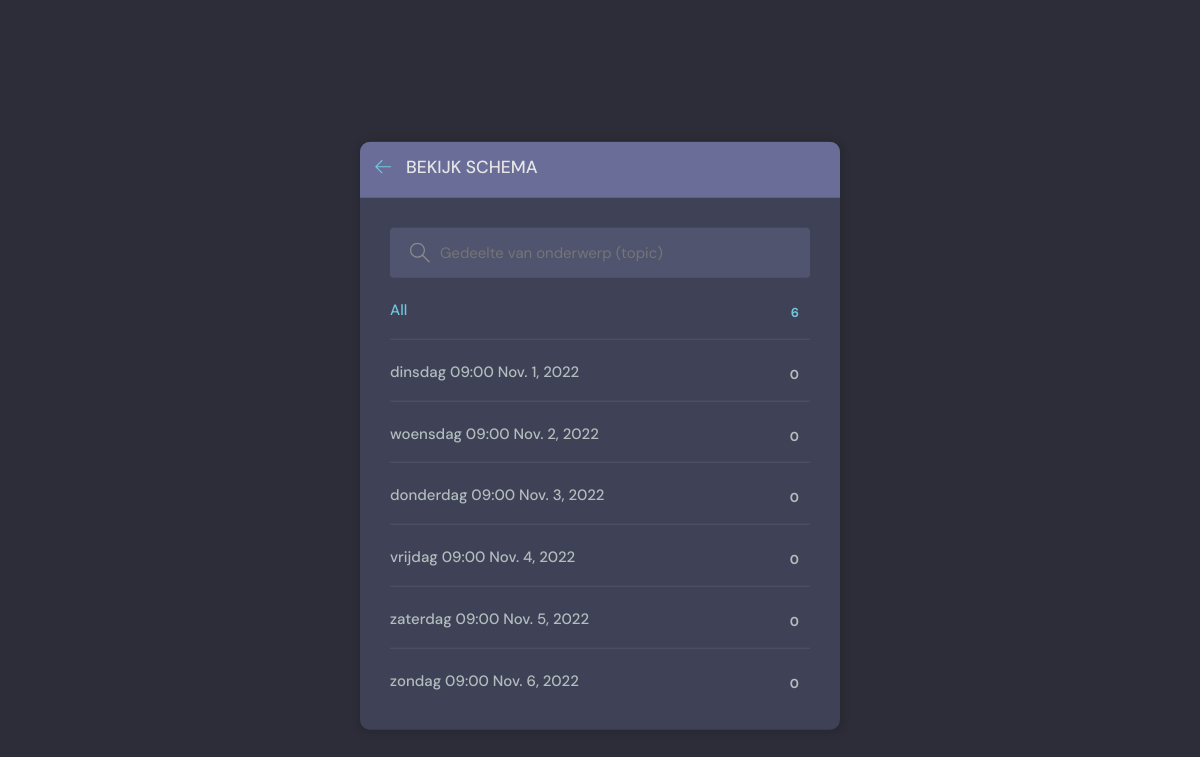
/flexevents/, run on an earlier commit of the app's database.
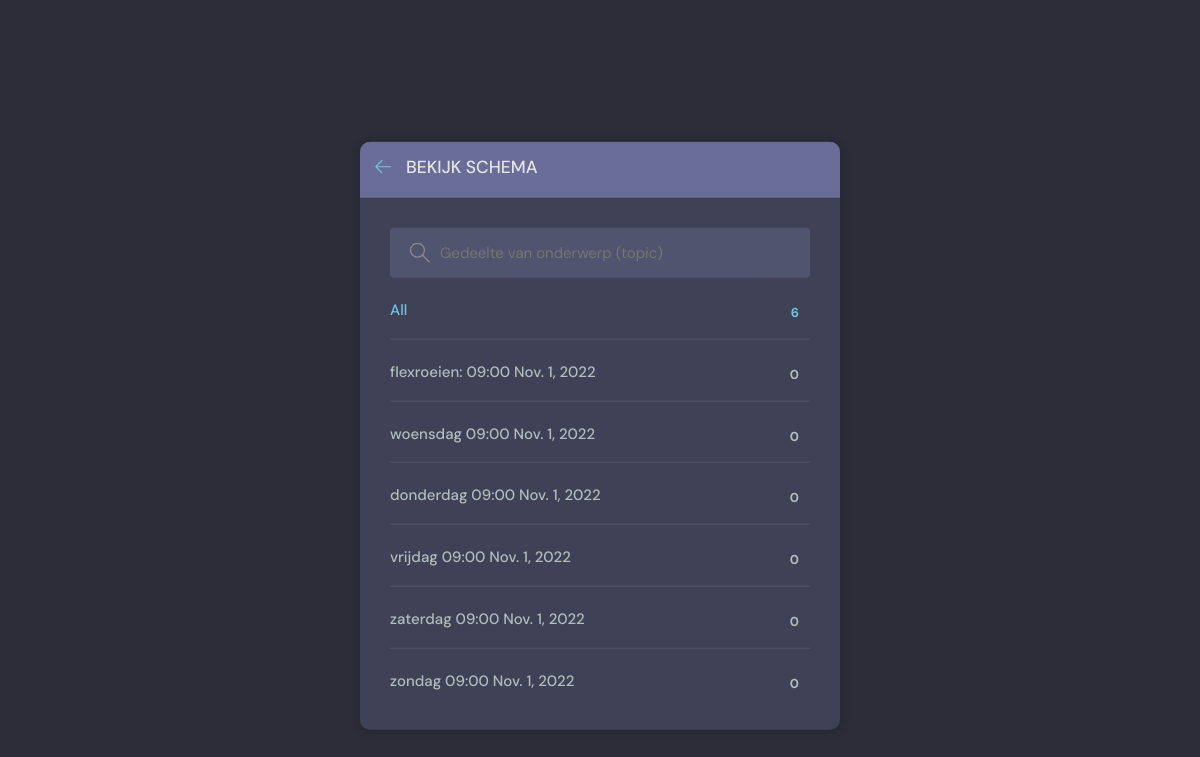
And on a later commit of the database.
### beatrix/models.py (models this page shows, shortened)
class Flexevent(models.Model):
    host = models.ForeignKey(User, on_delete=models.SET_NULL, null=True)
    id = models.AutoField(primary_key=True)
    topic = models.ForeignKey(Topic, on_delete=models.CASCADE,null=True) ##SET_NULL, null=True)
    event_text = models.CharField(max_length=200)
    name = models.CharField(max_length=200)
    description = models.TextField(null=True, blank=True) # database field (can Empty), form field (can Empty)
    pub_date = models.CharField(max_length=35)
    datum = models.DateField(auto_now=False)
    pub_time = models.CharField(max_length=35, default='10:00')
    lid = models.ManyToManyField(User, related_name='deelnemer', blank=True)
    created = models.DateTimeField(default=datetime.now, blank=True)

### beatrix/views.py (the view)
# urls.py: path('flexevents/', erv_SchemaPage, name="aanmelden"),
def erv_SchemaPage(request):
    q = request.GET.get('q') if request.GET.get('q') != None else ''
    topics=Flexevent.objects.filter(name__contains=q)[0:6] ##.values_list('topic', flat=True)
    return render(request, 'beatrix/erv-schema.html', {'topics': topics})

### beatrix/templates/beatrix/erv-schema.html (shortened to what this page needs)
{% extends 'erv-base.html' %} {% block content %}
<main class="create-room layout">
  <div class="container">
    <div class="layout__box">
      <div class="layout__boxHeader">
        <div class="layout__boxTitle">
          <a href="{% url 'erv-home' %}">
            <svg
              version="1.1"
              xmlns="http://www.w3.org/2000/svg"
              width="32"
              height="32"
              viewBox="0 0 32 32"
            >
              <title>Terug</title>
              <path
                d="M13.723 2.286l-13.723 13.714 13.719 13.714 1.616-1.611-10.96-10.96h27.625v-2.286h-27.625l10.965-10.965-1.616-1.607z"
              ></path>
            </svg>
          </a>
          <h3>Bekijk Schema</h3>
        </div>
      </div>
      <div class="topics-page layout__body">
        <form action="" method="GET" class="header__search">
          <label>
            <input name="q" placeholder="Gedeelte van onderwerp (topic)" />
          </label>
        </form>
        <ul class="topics__list">
          <li>
            <a href="{% url 'erv-topics' %}" class="active"
              >All <span>{{topics.count}} </span></a
            >
          </li>
          {% for topic in topics %}
          <li>
            <a href="{%url 'vote' topic.id %}?q={{topic.name}}"
              >{{topic.name}} {{topic.datum}} <span>{{topic.lid.count}} </span></a
            >
          </li>
          {% endfor %}
        </ul>
      </div>
    </div>
  </div>
</main>
{% endblock content %}

### templates/erv-base.html (shortened to what this page needs)
<!DOCTYPE html>
<html lang="en">
<head>
  {% load static %}
    <link rel="stylesheet" href="https://maxcdn.bootstrapcdn.com/bootstrap/4.0.0/css/bootstrap.min.css">
    {% block style %}
    <link rel="stylesheet" href="{% static 'styles/style.css' %}" />
    {% endblock style %}
  </head>
<body>
    {% block content %}{% endblock content %}
</body>
</html>

### static/styles/style.css (style rules this page uses)
:root { --color-main: #71c6dd; --color-main-light: #e1f6fb; --color-dark: #3f4156; --color-dark-medium: #51546e; --color-dark-light: #696d97; --color-light: #e5e5e5; --color-gray: #8b8b8b; --color-light-gray: #b2bdbd; --color-bg: #2d2d39; --color-success: #5dd693; --color-error: #fc4b0b; --phone-width: 460px; --phone-beatrix: flex; --color-beatrix-light: #11b5e7; }
* { font-family: "DM Sans", -apple-system, BlinkMacSystemFont, "Segoe UI", Roboto, Oxygen, Ubuntu, Cantarell, "Open Sans", "Helvetica Neue", sans-serif; margin: 0; padding: 0; box-sizing: border-box; text-rendering: optimizeLegibility; font-size: inherit; }
html { font-size: 56.25%; }
@media only screen and (min-width: 1200px) { html { font-size: 62.5%; } }
body { line-height: 1.6; font-weight: 400; font-size: 1.5rem; color: var(--color-light-gray); background-color: var(--color-bg); min-height: 100vh; }
a { display: inline-block; color: var(--color-main); text-decoration: none; }
.container { max-width: 120rem; width: 90%; margin: auto; }
.header__search>label { background-color: var(--color-dark-medium); padding: 1.3rem 1rem; display: flex; align-items: center; gap: 1rem; border-radius: 4px; }
.header__search svg { fill: var(--color-gray); width: 2rem; height: 2rem; margin-left: 1rem; }
.header__search input { width: 30rem; background: transparent; border: none; outline: none; color: var(--color-light); }
.layout { margin-top: 2.4rem; }
.layout>.container { display: flex; justify-content: space-between; align-items: flex-start; }
.layout__box { width: 90%; max-width: 48rem; min-height: 40rem; position: absolute; top: 50%; left: 50%; transform: translate(-50%, -46%); background-color: var(--color-dark); border-radius: 1rem; box-shadow: 1px 1px 6px 3px rgba(0, 0, 0, 0.1); overflow: hidden; }
.layout__boxHeader { display: flex; padding: 1.5rem; background-color: var(--color-dark-light); }
.layout__boxTitle { display: flex; gap: 1.5rem; align-items: center; }
.layout__boxTitle h3 { text-transform: uppercase; font-weight: 500; color: var(--color-light); }
.layout__boxTitle svg { width: 1.6rem; height: 1.6rem; fill: var(--color-main); }
.layout__body { margin: 3rem; }
.topics__list { list-style: none; }
.topics__list li a { display: flex; justify-content: space-between; margin-bottom: 3rem; font-weight: 500; color: var(--color-light-gray); transition: all 0.3s ease-in-out; }
.topics__list li a.active, .topics__list li a:hover { color: var(--color-main); }
.topics__list li a span { padding: 0.5rem 1rem; background-color: var(--color-dark); border-radius: 3px; font-size: 1.3rem; font-weight: 700; letter-spacing: 1px; }
.topics-page .topics__list li:not(:last-child) a { margin: 2rem 0; padding-bottom: 1rem; text-decoration: none; border-bottom: 1px solid var(--color-dark-medium); }
.topics-page .header__search { display: block; }

What changed in the data, as far as the page shows it:
changed Flexevent: name "dinsdag 09:00" → "flexroeien: 09:00"
changed Flexevent "woensdag 09:00": datum "Nov. 2, 2022" → "Nov. 1, 2022"
changed Flexevent "donderdag 09:00": datum "Nov. 3, 2022" → "Nov. 1, 2022"
changed Flexevent "vrijdag 09:00": datum "Nov. 4, 2022" → "Nov. 1, 2022"
changed Flexevent "zaterdag 09:00": datum "Nov. 5, 2022" → "Nov. 1, 2022"
changed Flexevent "zondag 09:00": datum "Nov. 6, 2022" → "Nov. 1, 2022"
